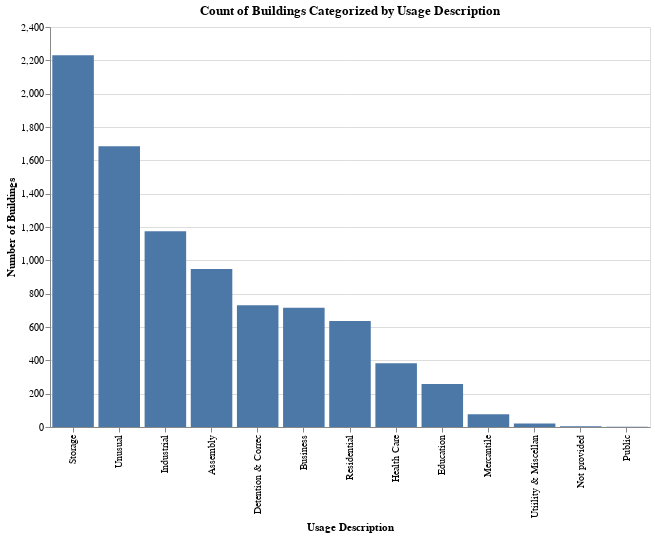

Notebook cell for this chart:
### Code cell
import altair as alt


usage_counts = df['Usage Description'].value_counts().reset_index()
usage_counts.columns = ['Usage Description', 'Count']


chart = alt.Chart(usage_counts).mark_bar().encode(
    x=alt.X('Usage Description', sort='-y', title='Usage Description'),
    y=alt.Y('Count', title='Number of Buildings'),
    tooltip=[alt.Tooltip('Usage Description'), alt.Tooltip('Count')]
).properties(
    title="Count of Buildings Categorized by Usage Description",
    width=600,
    height=400
)

chart

### Figure 1 — Vega-Lite specification as saved in the notebook (floating-point values rounded to 4 significant figures)
{"config": {"view": {"continuousWidth": 300, "continuousHeight": 300}}, "data": {"name": "data-03c30defc8acb3bd5d87d31347215515"}, "mark": {"type": "bar"}, "encoding": {"tooltip": [{"field": "Usage Description", "type": "nominal"}, {"field": "Count", "type": "quantitative"}], "x": {"field": "Usage Description", "sort": "-y", "title": "Usage Description", "type": "nominal"}, "y": {"field": "Count", "title": "Number of Buildings", "type": "quantitative"}}, "height": 400, "title": "Count of Buildings Categorized by Usage Description", "width": 600, "$schema": "https://vega.github.io/schema/vega-lite/v5.8.0.json", "datasets": {"data-03c30defc8acb3bd5d87d31347215515": [{"Usage Description": "Storage", "Count": 2231}, {"Usage Description": "Unusual", "Count": 1684}, {"Usage Description": "Industrial", "Count": 1174}, {"Usage Description": "Assembly", "Count": 948}, {"Usage Description": "Detention & Correc", "Count": 731}, {"Usage Description": "Business", "Count": 715}, {"Usage Description": "Residential", "Count": 636}, {"Usage Description": "Health Care", "Count": 382}, {"Usage Description": "Education", "Count": 258}, {"Usage Description": "Mercantile", "Count": 77}, {"Usage Description": "Utiility & Miscellan", "Count": 21}, {"Usage Description": "Not provided", "Count": 4}, {"Usage Description": "Public", "Count": 1}]}}
